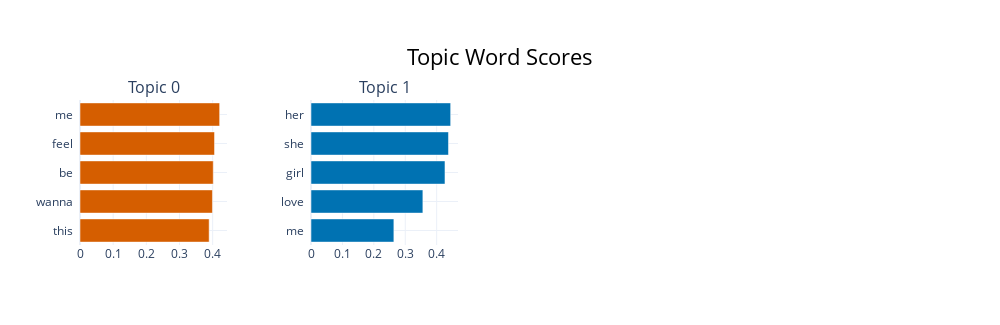

Write notebook code for a chart like this one.
### Code cell
model.visualize_barchart(top_n_topics=10)

### Figure 1 — Plotly figure (JSON) as saved in the notebook; plotly's stock layout.template omitted (floating-point values rounded to 4 significant figures)
{"data": [{"marker": {"color": "#D55E00"}, "orientation": "h", "type": "bar", "x": [0.3894, 0.3993, 0.4018, 0.4056, 0.421], "xaxis": "x", "y": ["this  ", "wanna  ", "be  ", "feel  ", "me  "], "yaxis": "y"}, {"marker": {"color": "#0072B2"}, "orientation": "h", "type": "bar", "x": [0.2637, 0.3561, 0.4264, 0.4375, 0.4445], "xaxis": "x2", "y": ["me  ", "love  ", "girl  ", "she  ", "her  "], "yaxis": "y2"}], "layout": {"annotations": [{"font": {"size": 16}, "showarrow": false, "text": "Topic 0", "x": 0.0875, "xanchor": "center", "xref": "paper", "y": 1, "yanchor": "bottom", "yref": "paper"}, {"font": {"size": 16}, "showarrow": false, "text": "Topic 1", "x": 0.3625, "xanchor": "center", "xref": "paper", "y": 1, "yanchor": "bottom", "yref": "paper"}], "height": 325, "hoverlabel": {"bgcolor": "white", "font": {"family": "Rockwell", "size": 16}}, "showlegend": false, "title": {"font": {"color": "Black", "size": 22}, "text": "Topic Word Scores", "x": 0.5, "xanchor": "center", "yanchor": "top"}, "width": 1000, "xaxis": {"anchor": "y", "domain": [0, 0.175], "showgrid": true}, "xaxis2": {"anchor": "y2", "domain": [0.275, 0.45], "showgrid": true}, "xaxis3": {"anchor": "y3", "domain": [0.55, 0.725], "showgrid": true}, "xaxis4": {"anchor": "y4", "domain": [0.825, 1], "showgrid": true}, "yaxis": {"anchor": "x", "domain": [0, 1], "showgrid": true}, "yaxis2": {"anchor": "x2", "domain": [0, 1], "showgrid": true}, "yaxis3": {"anchor": "x3", "domain": [0, 1], "showgrid": true}, "yaxis4": {"anchor": "x4", "domain": [0, 1], "showgrid": true}}}
